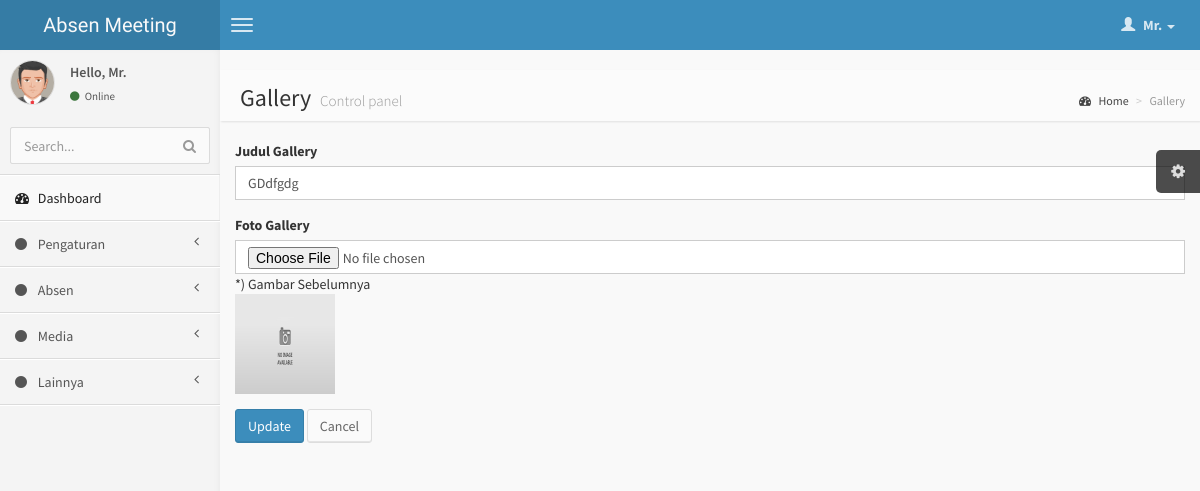
The app's page /gallery/update/2.html with its own data.
### tables this page shows
CREATE TABLE `gallery` (
  `id_gallery` int(11) NOT NULL AUTO_INCREMENT,
  `judul_gallery` varchar(255) DEFAULT NULL,
  `foto_gallery` varchar(100) DEFAULT NULL,
  PRIMARY KEY (`id_gallery`)
);

### application/controllers/Gallery.php (called while the page is built, shortened)
<?php
class Gallery extends CI_Controller
{
    function __construct()
    {
        $this->load->model('Gallery_model');
        $this->load->library('form_validation');
    }
    public function update($id)
    {
        $row = $this->Gallery_model->get_by_id($id);
        if ($row) {
            $data = array(
                'button' => 'Update',
                'action' => site_url('gallery/update_action'),
		'id_gallery' => set_value('id_gallery', $row->id_gallery),
		'judul_gallery' => set_value('judul_gallery', $row->judul_gallery),
		'foto_gallery' => set_value('foto_gallery', $row->foto_gallery),
        'konten' => 'gallery/gallery_form',
            'judul' => 'Gallery',
	    );
            $this->load->view('v_index', $data);
        } else {
            $this->session->set_flashdata('message', 'Record Not Found');
            redirect(site_url('gallery'));
        }
    }
}

### index.php (called while the page is built, shortened)
<?php
require_once BASEPATH.'core/CodeIgniter.php';

### application/models/Gallery_model.php (called while the page is built, shortened)
<?php
class Gallery_model extends CI_Model
{
    public $table = 'gallery';
    public $id = 'id_gallery';
    function get_by_id($id)
    {
        $this->db->where($this->id, $id);
        return $this->db->get($this->table)->row();
    }
}

### application/views/gallery/gallery_form.php (the view, shortened to what this page needs)
<form action="<?php echo $action; ?>" method="post" enctype="multipart/form-data">
        <div class="form-group">
            <label for="varchar">Judul Gallery <?php echo form_error('judul_gallery') ?></label>
            <input type="text" class="form-control" name="judul_gallery" id="judul_gallery" placeholder="Judul Gallery" value="<?php echo $judul_gallery; ?>" />
        </div>
        <div class="form-group">
            <label for="varchar">Foto Gallery </label>
            <input type="file" class="form-control" name="foto_gallery" id="foto_gallery"  />
            <?php
            if ($foto_gallery !== '') {
                ?>
                <div>
                    *) Gambar Sebelumnya <br>
                    <img src="image/gallery/<?php echo $foto_gallery ?>" style="width: 100px;height: 100px;">
                </div>
                <?php
            } else {
            }
            ?>
        </div>
        <button type="submit" class="btn btn-primary"><?php echo $button ?></button>
        <a href="<?php echo site_url('gallery') ?>" class="btn btn-default">Cancel</a>
    </form>

### assets/css/AdminLTE.css (style rules this page uses)
html, body { overflow-x: hidden!important; font-family: 'Source Sans Pro', sans-serif; -webkit-font-smoothing: antialiased; min-height: 100%; background: #f9f9f9; }
a { color: #3c8dbc; }
img { max-width: 100%important; }
.form-control { -webkit-border-radius: 0px !important; -moz-border-radius: 0px !important; border-radius: 0px !important; box-shadow: none; }
.btn { font-weight: 500; -webkit-border-radius: 3px; -moz-border-radius: 3px; border-radius: 3px; border: 1px solid transparent; -webkit-box-shadow: inset 0px -2px 0px 0px rgba(0, 0, 0, 0.09); -moz-box-shadow: inset 0px -2px 0px 0px rgba(0, 0, 0, 0.09); box-shadow: inset 0px -1px 0px 0px rgba(0, 0, 0, 0.09); }
.btn.btn-default { background-color: #fafafa; color: #666; border-color: #ddd; border-bottom-color: #ddd; }
.btn.btn-primary { background-color: #3c8dbc; border-color: #367fa9; }

### records on screen
gallery: judul_gallery "GDdfgdg", foto_gallery (picture)

### other values on screen
$judul "Gallery"
$button "Update"
